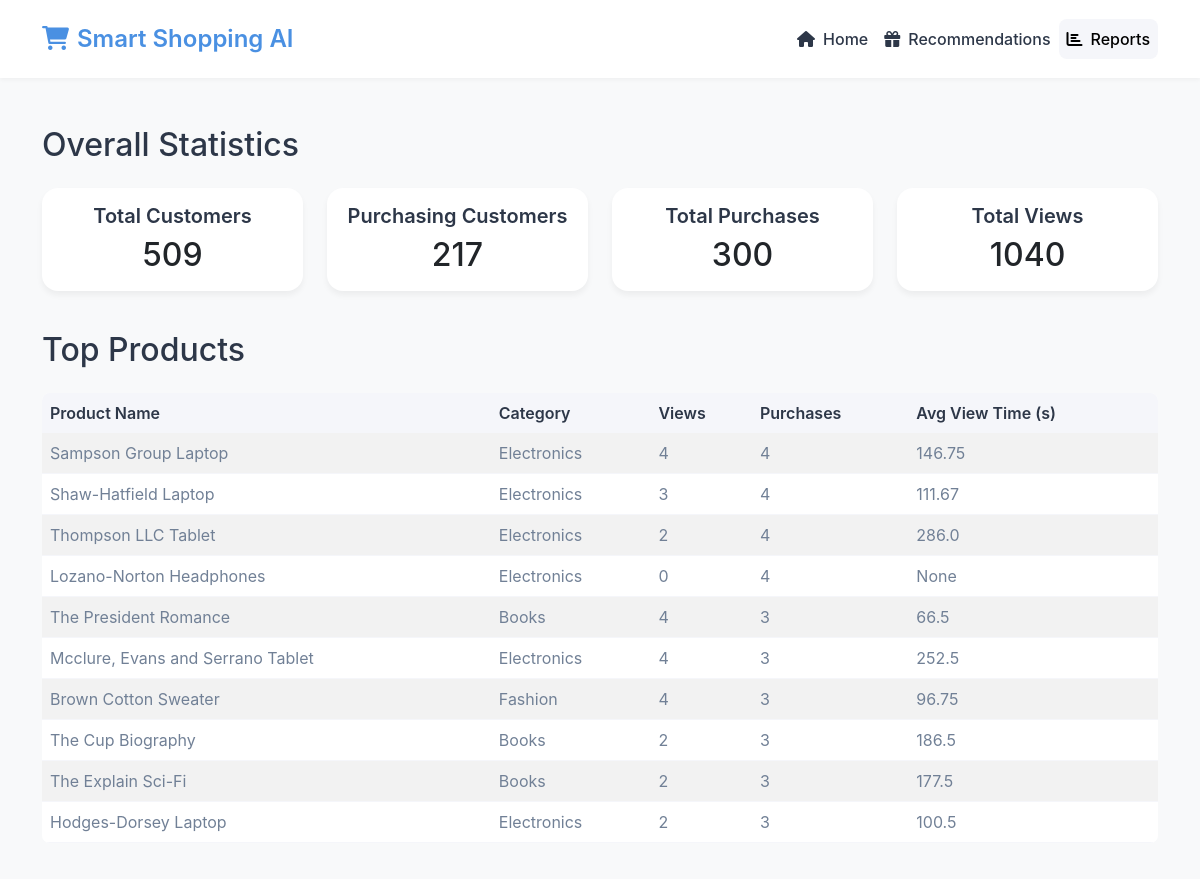
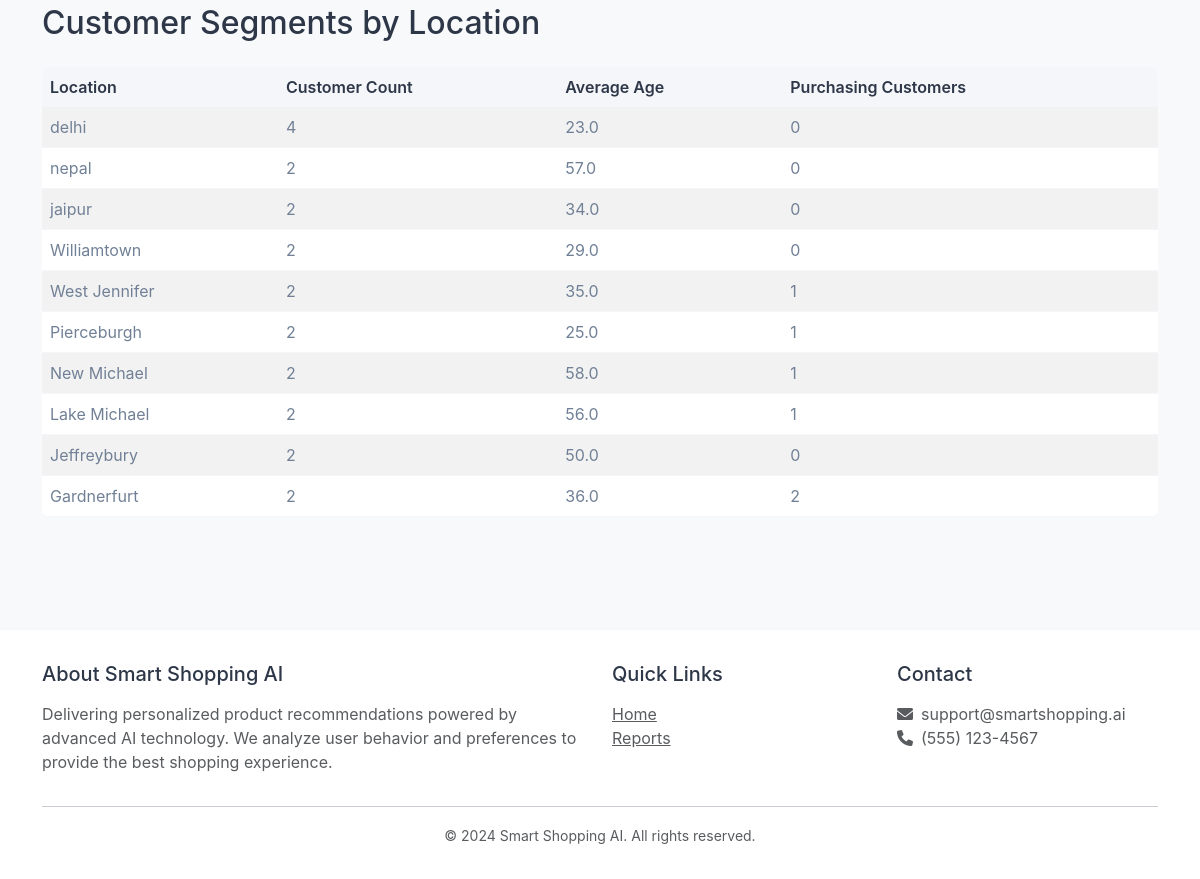
Page /reports on the committed database (2 pictures, top to bottom).
### tables this page shows
CREATE TABLE product_catalog (
    product_id TEXT PRIMARY KEY,
    name TEXT NOT NULL,
    description TEXT,
    price REAL NOT NULL,
    category TEXT NOT NULL,
    popularity INTEGER DEFAULT 0,
    stock INTEGER DEFAULT 0
);

### app.py (the view)
@app.route('/reports')
def reports():
    conn = get_db_connection()
    cursor = conn.cursor()
    cursor.execute("""
        SELECT
            COUNT(DISTINCT c.customer_id) as total_customers,
            COUNT(DISTINCT CASE WHEN e.event_type = 'purchase' THEN c.customer_id END) as purchasing_customers,
            COUNT(CASE WHEN e.event_type = 'purchase' THEN 1 END) as total_purchases,
            COUNT(CASE WHEN e.event_type = 'view' THEN 1 END) as total_views,
            ROUND(AVG(CASE WHEN e.event_type = 'view' THEN e.dwell_time END), 2) as avg_view_time
        FROM customer_sessions c
        LEFT JOIN event_logs e ON c.customer_id = e.customer_id
    """)
    stats = cursor.fetchone()
    cursor.execute("""
        SELECT
            p.name,
            p.category,
            COUNT(CASE WHEN e.event_type = 'view' THEN 1 END) as views,
            COUNT(CASE WHEN e.event_type = 'purchase' THEN 1 END) as purchases,
            ROUND(AVG(CASE WHEN e.event_type = 'view' THEN e.dwell_time END), 2) as avg_view_time
        FROM product_catalog p
        LEFT JOIN event_logs e ON p.product_id = e.product_id
        GROUP BY p.product_id, p.name, p.category
        ORDER BY purchases DESC, views DESC
        LIMIT 10
    """)
    top_products = cursor.fetchall()
    cursor.execute("""
        SELECT
            c.location,
            COUNT(DISTINCT c.customer_id) as customer_count,
            ROUND(AVG(c.age)) as avg_age,
            COUNT(DISTINCT CASE WHEN e.event_type = 'purchase' THEN c.customer_id END) as purchasing_customers
        FROM customer_sessions c
        LEFT JOIN event_logs e ON c.customer_id = e.customer_id
        GROUP BY c.location
        ORDER BY customer_count DESC
        LIMIT 10
    """)
    segments = cursor.fetchall()
    return render_template('reports.html',
                         stats=stats,
                         top_products=top_products,
                         segments=segments)

### app.py (called while the page is built)
def get_db_connection():
    db_path = os.path.join(os.path.dirname(os.path.abspath(__file__)), 'database', 'data.db')
    conn = sqlite3.connect(db_path)
    conn.row_factory = sqlite3.Row
    return conn

### templates/reports.html (shortened to what this page needs)
{% extends "base.html" %}
{% block content %}
<div class="container mt-4">
    <div class="row mb-4">
        <div class="col-12">
            <h2 class="mb-4">Overall Statistics</h2>
            <div class="row">
                <div class="col-md-3 mb-3">
                    <div class="card">
                        <div class="card-body text-center">
                            <h5 class="card-title">Total Customers</h5>
                            <h2 class="mb-0">{{ stats.total_customers }}</h2>
                        </div>
                    </div>
                </div>
                <div class="col-md-3 mb-3">
                    <div class="card">
                        <div class="card-body text-center">
                            <h5 class="card-title">Purchasing Customers</h5>
                            <h2 class="mb-0">{{ stats.purchasing_customers }}</h2>
                        </div>
                    </div>
                </div>
                <div class="col-md-3 mb-3">
                    <div class="card">
                        <div class="card-body text-center">
                            <h5 class="card-title">Total Purchases</h5>
                            <h2 class="mb-0">{{ stats.total_purchases }}</h2>
                        </div>
                    </div>
                </div>
                <div class="col-md-3 mb-3">
                    <div class="card">
                        <div class="card-body text-center">
                            <h5 class="card-title">Total Views</h5>
                            <h2 class="mb-0">{{ stats.total_views }}</h2>
                        </div>
                    </div>
                </div>
            </div>
        </div>
    </div>
    <div class="row mb-4">
        <div class="col-12">
            <h2 class="mb-4">Top Products</h2>
            <div class="table-responsive">
                <table class="table table-striped">
                    <thead>
                        <tr>
                            <th>Product Name</th>
                            <th>Category</th>
                            <th>Views</th>
                            <th>Purchases</th>
                            <th>Avg View Time (s)</th>
                        </tr>
                    </thead>
                    <tbody>
                        {% for product in top_products %}
                        <tr>
                            <td>{{ product.name }}</td>
                            <td>{{ product.category }}</td>
                            <td>{{ product.views }}</td>
                            <td>{{ product.purchases }}</td>
                            <td>{{ product.avg_view_time }}</td>
                        </tr>
                        {% endfor %}
                    </tbody>
                </table>
            </div>
        </div>
    </div>
    <div class="row mb-4">
        <div class="col-12">
            <h2 class="mb-4">Customer Segments by Location</h2>
            <div class="table-responsive">
                <table class="table table-striped">
                    <thead>
                        <tr>
                            <th>Location</th>
                            <th>Customer Count</th>
                            <th>Average Age</th>
                            <th>Purchasing Customers</th>
                        </tr>
                    </thead>
                    <tbody>
                        {% for segment in segments %}
                        <tr>
                            <td>{{ segment.location }}</td>
                            <td>{{ segment.customer_count }}</td>
                            <td>{{ segment.avg_age }}</td>
                            <td>{{ segment.purchasing_customers }}</td>
                        </tr>
                        {% endfor %}
                    </tbody>
                </table>
            </div>
        </div>
    </div>
</div>
{% endblock %}

### templates/base.html (shortened to what this page needs)
<!DOCTYPE html>
<html lang="en">
<head>
    <link href="https://cdn.jsdelivr.net/npm/bootstrap@5.3.0/dist/css/bootstrap.min.css" rel="stylesheet">
    <link href="https://cdnjs.cloudflare.com/ajax/libs/font-awesome/6.0.0/css/all.min.css" rel="stylesheet">
</head>
<body>
    <nav class="navbar navbar-expand-lg sticky-top">
        <div class="container">
            <a class="navbar-brand" href="{{ url_for('index') }}">
                <i class="fas fa-shopping-cart me-2"></i>Smart Shopping AI
            </a>
            <div class="collapse navbar-collapse" id="navbarNav">
                <ul class="navbar-nav ms-auto">
                    <li class="nav-item">
                        <a class="nav-link {% if request.endpoint == 'index' %}active{% endif %}" href="{{ url_for('index') }}">
                            <i class="fas fa-home me-2"></i>Home
                        </a>
                    </li>
                    <li class="nav-item">
                        <a class="nav-link {% if request.endpoint == 'get_recommendations' %}active{% endif %}" href="{{ url_for('index') }}">
                            <i class="fas fa-gift me-2"></i>Recommendations
                        </a>
                    </li>
                    <li class="nav-item">
                        <a class="nav-link {% if request.endpoint == 'reports' %}active{% endif %}" href="{{ url_for('reports') }}">
                            <i class="fas fa-chart-bar me-2"></i>Reports
                        </a>
                    </li>
                </ul>
            </div>
        </div>
    </nav>
    <main class="py-4">
        {% block content %}{% endblock %}
    </main>
    <footer class="footer">
        <div class="container">
            <div class="row">
                <div class="col-md-6">
                    <h5 class="mb-3">About Smart Shopping AI</h5>
                    <p class="text-muted">
                        Delivering personalized product recommendations powered by advanced AI technology.
                        We analyze user behavior and preferences to provide the best shopping experience.
                    </p>
                </div>
                <div class="col-md-3">
                    <h5 class="mb-3">Quick Links</h5>
                    <ul class="list-unstyled">
                        <li><a href="{{ url_for('index') }}" class="text-muted">Home</a></li>
                        <li><a href="{{ url_for('reports') }}" class="text-muted">Reports</a></li>
                    </ul>
                </div>
                <div class="col-md-3">
                    <h5 class="mb-3">Contact</h5>
                    <ul class="list-unstyled text-muted">
                        <li><i class="fas fa-envelope me-2"></i>support@smartshopping.ai</li>
                        <li><i class="fas fa-phone me-2"></i>(555) 123-4567</li>
                    </ul>
                </div>
            </div>
            <hr>
            <div class="text-center text-muted">
                <small>&copy; 2024 Smart Shopping AI. All rights reserved.</small>
            </div>
        </div>
    </footer>
</body>
</html>

### templates/base.html (style rules this page uses)
:root { --primary-color: #4a90e2; --secondary-color: #f5f6fa; --accent-color: #5c6ac4; --text-color: #2d3748; --light-text: #718096; }
body { font-family: 'Inter', -apple-system, BlinkMacSystemFont, sans-serif; color: var(--text-color); background-color: #f8f9fa; }
.navbar { background-color: white; box-shadow: 0 2px 4px rgba(0,0,0,0.04); padding: 1rem 0; }
.navbar-brand { font-weight: 600; color: var(--primary-color); font-size: 1.5rem; }
.nav-link { color: var(--text-color); font-weight: 500; padding: 0.5rem 1rem; transition: all 0.3s ease; }
.nav-link.active { color: var(--primary-color); background-color: var(--secondary-color); border-radius: 0.5rem; }
.card { border: none; border-radius: 1rem; box-shadow: 0 4px 6px rgba(0,0,0,0.05); transition: transform 0.3s ease; }
.card-title { color: var(--text-color); font-weight: 600; }
.table { background-color: white; border-radius: 0.5rem; overflow: hidden; }
.table thead th { background-color: var(--secondary-color); color: var(--text-color); font-weight: 600; border: none; }
.table td { color: var(--light-text); border-color: var(--secondary-color); }
.footer { background-color: white; padding: 2rem 0; margin-top: 3rem; border-top: 1px solid var(--secondary-color); }

### rows in the picture
product_catalog: name "Sampson Group Laptop", category "Electronics", views "4", purchases "4", avg_view_time "146.75"
product_catalog: name "Shaw-Hatfield Laptop", category "Electronics", views "3", purchases "4", avg_view_time "111.67"
product_catalog: name "Thompson LLC Tablet", category "Electronics", views "2", purchases "4", avg_view_time "286.0"
product_catalog: name "Lozano-Norton Headphones", category "Electronics", views "0", purchases "4", avg_view_time "None"
product_catalog: name "The President Romance", category "Books", views "4", purchases "3", avg_view_time "66.5"
product_catalog: name "Mcclure, Evans and Serrano Tablet", category "Electronics", views "4", purchases "3", avg_view_time "252.5"
product_catalog: name "Brown Cotton Sweater", category "Fashion", views "4", purchases "3", avg_view_time "96.75"
product_catalog: name "The Cup Biography", category "Books", views "2", purchases "3", avg_view_time "186.5"
product_catalog: name "The Explain Sci-Fi", category "Books", views "2", purchases "3", avg_view_time "177.5"
product_catalog: name "Hodges-Dorsey Laptop", category "Electronics", views "2", purchases "3", avg_view_time "100.5"

### other values in the picture
{{ stats.total_customers }} "509"
{{ stats.purchasing_customers }} "217"
{{ stats.total_purchases }} "300"
{{ stats.total_views }} "1040"
{{ segment.location }} "delhi" "nepal" "jaipur" "Williamtown" "West Jennifer" "Pierceburgh" "New Michael" "Lake Michael" "Jeffreybury" "Gardnerfurt"
{{ segment.customer_count }} "4" "2" "2" "2" "2" "2" "2" "2" "2" "2"
{{ segment.avg_age }} "23.0" "57.0" "34.0" "29.0" "35.0" "25.0" "58.0" "56.0" "50.0" "36.0"
{{ segment.purchasing_customers }} "0" "0" "0" "0" "1" "1" "1" "1" "0" "2"
